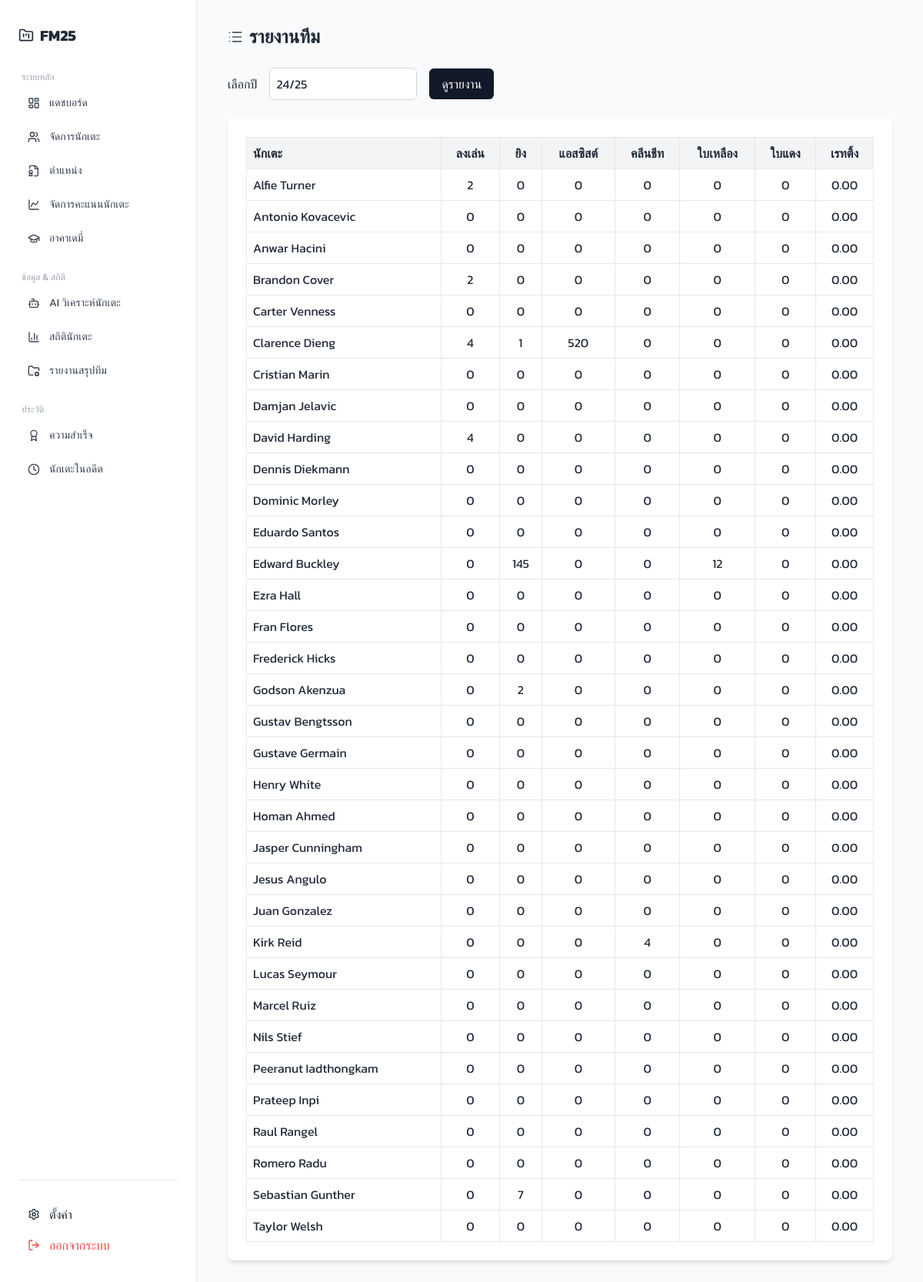
Screenshot of /pages/team_report.php?year=24/25 (signed in) with the database file from the repository.
### tables this page shows
CREATE TABLE `player_statistics` (
  `stat_id` int(11) NOT NULL,
  `player_id` int(11) NOT NULL,
  `user_id` int(11) NOT NULL,
  `year` varchar(9) NOT NULL,
  `appearances` int(11) DEFAULT 0,
  `goals` int(11) DEFAULT 0,
  `assists` int(11) DEFAULT 0,
  `clean_sheets` int(11) DEFAULT 0,
  `yellow_cards` int(11) DEFAULT 0,
  `red_cards` int(11) DEFAULT 0,
  `rating` decimal(3,2) DEFAULT 0.00,
  `created_at` timestamp NOT NULL DEFAULT current_timestamp()
);

CREATE TABLE `players` (
  `player_id` int(11) NOT NULL,
  `user_id` int(11) NOT NULL,
  `name` varchar(100) NOT NULL,
  `role` enum('crucial','important','rotation','sporadic','prospect') DEFAULT NULL,
  `position` enum('st','cf','lw','rw','lm','rm','cam','cm','cdm','cb','lb','rb','gk') DEFAULT NULL,
  `jersey_number` int(11) DEFAULT NULL,
  `status` enum('no','sell','for_loan','on_loan','in_loan') DEFAULT 'no',
  `injured` int(11) NOT NULL DEFAULT 0,
  `injured_count` int(11) DEFAULT 0,
  `performance_score` int(11) NOT NULL DEFAULT 0,
  `score_change` enum('increase','decrease','neutral') DEFAULT 'neutral',
  `change_count` int(11) DEFAULT 0
);

### pages/team_report.php (the view, shortened to what this page needs)
<?php
include "../includes/db_config.php";
$user_id = $_SESSION['user_id'];
$year = $_GET['year'] ?? null;
if ($year) {
    $stmt = $conn->prepare("SELECT ps.*, p.name
                            FROM player_statistics ps
                            INNER JOIN players p ON ps.player_id = p.player_id
                            WHERE ps.user_id = :user_id AND ps.year = :year
                            ORDER BY p.name ASC");
    $stmt->execute([
        'user_id' => $user_id,
        'year' => $year
    ]);
    $players = $stmt->fetchAll(PDO::FETCH_ASSOC);
}
?>
<!DOCTYPE html>
<html lang="th">
<head>
    <script src="https://cdn.tailwindcss.com"></script>
</head>
<body class="bg-gray-50 text-gray-800">
    <div class="flex h-screen">
        <?php include '../includes/navbar.php'; ?>
        <main class="flex-1 px-10 py-8 overflow-y-auto">
            <div class="flex items-center justify-between mb-6">
                <h1 class="text-2xl font-semibold flex items-center gap-2">
                    <i data-lucide="list" class="w-5 h-5 text-gray-600"></i>
                    รายงานทีม
                </h1>
            </div>
            <form method="get" class="flex items-center gap-4 mb-6">
                <label class="font-medium">เลือกปี</label>
                <input type="text" name="year" required placeholder="เช่น 2024 หรือ 2024/2025" value="<?= htmlspecialchars($year) ?>" class="border border-gray-300 rounded-md p-2 w-48">
                <button type="submit" class="bg-gray-900 text-white px-4 py-2 rounded-md hover:bg-gray-700 transition">
                    ดูรายงาน
                </button>
            </form>
            <?php if ($year && isset($players) && count($players) > 0): ?>
                <div class="overflow-x-auto bg-white rounded-lg shadow-md p-6">
                    <table class="min-w-full table-auto border-collapse">
                        <thead class="bg-gray-100">
                            <tr>
                                <th class="border p-2 text-left">นักเตะ</th>
                                <th class="border p-2">ลงเล่น</th>
                                <th class="border p-2">ยิง</th>
                                <th class="border p-2">แอสซิสต์</th>
                                <th class="border p-2">คลีนชีท</th>
                                <th class="border p-2">ใบเหลือง</th>
                                <th class="border p-2">ใบแดง</th>
                                <th class="border p-2">เรทติ้ง</th>
                            </tr>
                        </thead>
                        <tbody>
                            <?php foreach ($players as $player): ?>
                                <tr>
                                    <td class="border p-2"><?= htmlspecialchars($player['name']) ?></td>
                                    <td class="border p-2 text-center"><?= htmlspecialchars($player['appearances']) ?></td>
                                    <td class="border p-2 text-center"><?= htmlspecialchars($player['goals']) ?></td>
                                    <td class="border p-2 text-center"><?= htmlspecialchars($player['assists']) ?></td>
                                    <td class="border p-2 text-center"><?= htmlspecialchars($player['clean_sheets']) ?></td>
                                    <td class="border p-2 text-center"><?= htmlspecialchars($player['yellow_cards']) ?></td>
                                    <td class="border p-2 text-center"><?= htmlspecialchars($player['red_cards']) ?></td>
                                    <td class="border p-2 text-center"><?= htmlspecialchars($player['rating']) ?></td>
                                </tr>
                            <?php endforeach; ?>
                        </tbody>
                    </table>
                </div>
            <?php elseif ($year): ?>
                <div class="bg-yellow-100 text-yellow-700 p-4 rounded-md text-center">
                    ไม่พบข้อมูลนักเตะสำหรับปี <?= htmlspecialchars($year) ?>
                </div>
            <?php endif; ?>
        </main>
    </div>
</body>
</html>

### pages/team_report.php (style rules this page uses)
body { font-family: 'Kanit', sans-serif; }

### rows the page displays
player_statistics: player.name "Alfie Turner", appearances "2", goals "0", assists "0", clean_sheets "0", yellow_cards "0", red_cards "0", rating "0.00"
player_statistics: player.name "Antonio Kovacevic", appearances "0", goals "0", assists "0", clean_sheets "0", yellow_cards "0", red_cards "0", rating "0.00"
player_statistics: player.name "Anwar Hacini", appearances "0", goals "0", assists "0", clean_sheets "0", yellow_cards "0", red_cards "0", rating "0.00"
player_statistics: player.name "Brandon Cover", appearances "2", goals "0", assists "0", clean_sheets "0", yellow_cards "0", red_cards "0", rating "0.00"
player_statistics: player.name "Carter Venness", appearances "0", goals "0", assists "0", clean_sheets "0", yellow_cards "0", red_cards "0", rating "0.00"
player_statistics: player.name "Clarence Dieng", appearances "4", goals "1", assists "520", clean_sheets "0", yellow_cards "0", red_cards "0", rating "0.00"
player_statistics: player.name "Cristian Marin", appearances "0", goals "0", assists "0", clean_sheets "0", yellow_cards "0", red_cards "0", rating "0.00"
player_statistics: player.name "Damjan Jelavic", appearances "0", goals "0", assists "0", clean_sheets "0", yellow_cards "0", red_cards "0", rating "0.00"
player_statistics: player.name "David Harding", appearances "4", goals "0", assists "0", clean_sheets "0", yellow_cards "0", red_cards "0", rating "0.00"
player_statistics: player.name "Dennis Diekmann", appearances "0", goals "0", assists "0", clean_sheets "0", yellow_cards "0", red_cards "0", rating "0.00"
player_statistics: player.name "Dominic Morley", appearances "0", goals "0", assists "0", clean_sheets "0", yellow_cards "0", red_cards "0", rating "0.00"
player_statistics: player.name "Eduardo Santos", appearances "0", goals "0", assists "0", clean_sheets "0", yellow_cards "0", red_cards "0", rating "0.00"
player_statistics: player.name "Edward Buckley", appearances "0", goals "145", assists "0", clean_sheets "0", yellow_cards "12", red_cards "0", rating "0.00"
player_statistics: player.name "Ezra Hall", appearances "0", goals "0", assists "0", clean_sheets "0", yellow_cards "0", red_cards "0", rating "0.00"
player_statistics: player.name "Fran Flores", appearances "0", goals "0", assists "0", clean_sheets "0", yellow_cards "0", red_cards "0", rating "0.00"
player_statistics: player.name "Frederick Hicks", appearances "0", goals "0", assists "0", clean_sheets "0", yellow_cards "0", red_cards "0", rating "0.00"
player_statistics: player.name "Godson Akenzua", appearances "0", goals "2", assists "0", clean_sheets "0", yellow_cards "0", red_cards "0", rating "0.00"
player_statistics: player.name "Gustav Bengtsson", appearances "0", goals "0", assists "0", clean_sheets "0", yellow_cards "0", red_cards "0", rating "0.00"
player_statistics: player.name "Gustave Germain", appearances "0", goals "0", assists "0", clean_sheets "0", yellow_cards "0", red_cards "0", rating "0.00"
player_statistics: player.name "Henry White", appearances "0", goals "0", assists "0", clean_sheets "0", yellow_cards "0", red_cards "0", rating "0.00"
player_statistics: player.name "Homan Ahmed", appearances "0", goals "0", assists "0", clean_sheets "0", yellow_cards "0", red_cards "0", rating "0.00"
player_statistics: player.name "Jasper Cunningham", appearances "0", goals "0", assists "0", clean_sheets "0", yellow_cards "0", red_cards "0", rating "0.00"
player_statistics: player.name "Jesus Angulo", appearances "0", goals "0", assists "0", clean_sheets "0", yellow_cards "0", red_cards "0", rating "0.00"
player_statistics: player.name "Juan Gonzalez", appearances "0", goals "0", assists "0", clean_sheets "0", yellow_cards "0", red_cards "0", rating "0.00"
player_statistics: player.name "Kirk Reid", appearances "0", goals "0", assists "0", clean_sheets "4", yellow_cards "0", red_cards "0", rating "0.00"
player_statistics: player.name "Lucas Seymour", appearances "0", goals "0", assists "0", clean_sheets "0", yellow_cards "0", red_cards "0", rating "0.00"
player_statistics: player.name "Marcel Ruiz", appearances "0", goals "0", assists "0", clean_sheets "0", yellow_cards "0", red_cards "0", rating "0.00"
player_statistics: player.name "Nils Stief", appearances "0", goals "0", assists "0", clean_sheets "0", yellow_cards "0", red_cards "0", rating "0.00"
player_statistics: player.name "Peeranut Iadthongkam", appearances "0", goals "0", assists "0", clean_sheets "0", yellow_cards "0", red_cards "0", rating "0.00"
player_statistics: player.name "Prateep Inpi", appearances "0", goals "0", assists "0", clean_sheets "0", yellow_cards "0", red_cards "0", rating "0.00"
player_statistics: player.name "Raul Rangel", appearances "0", goals "0", assists "0", clean_sheets "0", yellow_cards "0", red_cards "0", rating "0.00"
player_statistics: player.name "Romero Radu", appearances "0", goals "0", assists "0", clean_sheets "0", yellow_cards "0", red_cards "0", rating "0.00"
player_statistics: player.name "Sebastian Gunther", appearances "0", goals "7", assists "0", clean_sheets "0", yellow_cards "0", red_cards "0", rating "0.00"
player_statistics: player.name "Taylor Welsh", appearances "0", goals "0", assists "0", clean_sheets "0", yellow_cards "0", red_cards "0", rating "0.00"
